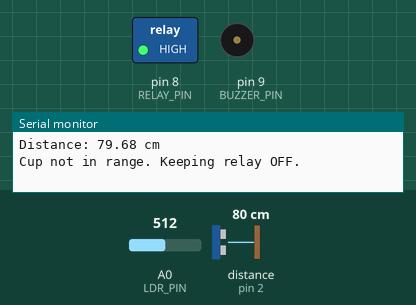
This sketch was run on a simulated Arduino Uno, built with avr-gcc and run on an emulated ATmega328P. Parts: switched loads named in the sketch (green lamp = pin HIGH), buzzer (waves = sounding, pin HIGH), the last lines printed to the serial monitor. Wiring (inferred from the names in the program): ultrasonic range finder: trigger pin 3; echo pin 2. The inputs (shaded band) are chosen by the test bench; at power-on: distance to the obstacle (sensor on pin 2) 80 cm, A0 (LDR_PIN) = 512. The echo pulse lasts 58.3 µs per cm; pins used as bus, display or sensor lines are not drawn.

Above: at 1.3 s.
1.4 s: distance to the obstacle (sensor on pin 2) set to 17 cm
3.0 s: distance to the obstacle (sensor on pin 2) set to 13 cm
At 4.5 s:
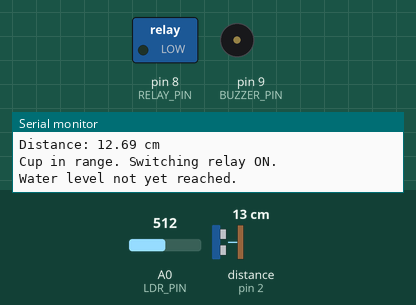
5.0 s: A0 (LDR_PIN) set to 308
8.2 s: A0 (LDR_PIN) set to 289
At 9.4 s:
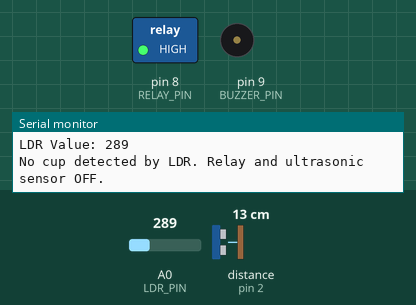
10.7 s: A0 (LDR_PIN) set to 306
At 11.8 s:
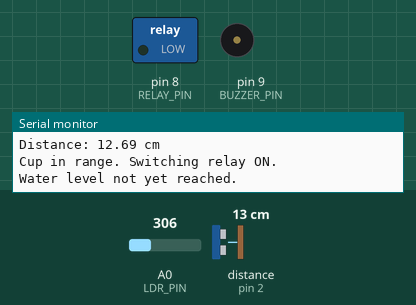
13.9 s: A0 (LDR_PIN) set to 290
At 14.9 s:
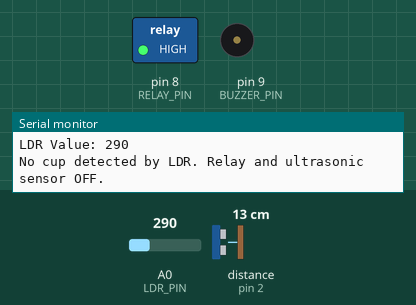
Timing chart, 0 to 16.8 s (numbered marks = the images above; inputs shaded):
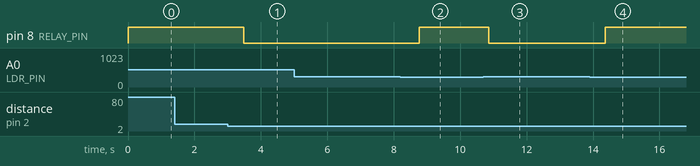

Measured:
- the behaviour switches between 16 and 15 cm on distance to the obstacle (sensor on pin 2) (found by bisection; images 0 and 1)
- the behaviour switches between 301 and 300 on A0 (LDR_PIN) (found by bisection; images 1 and 2)
- after the input at 3.0 s, pin 8 (RELAY_PIN): HIGH → LOW after 0.48 s
- after the input at 8.2 s, pin 8 (RELAY_PIN): LOW → HIGH after 0.57 s
- after the input at 10.7 s, pin 8 (RELAY_PIN): HIGH → LOW after 0.16 s
- after the input at 13.9 s, pin 8 (RELAY_PIN): LOW → HIGH after 0.47 s

The sketch:

W.ino
```cpp
// Pin Definitions
#define TRIG_PIN 3       // Ultrasonic sensor trigger pin
#define ECHO_PIN 2       // Ultrasonic sensor echo pin
#define BUZZER_PIN 9     // Buzzer pin
#define RELAY_PIN 8      // Relay pin
const int LDR_PIN = A0;  // LDR connected to analog pin A0

// Thresholds
const int LDR_THRESHOLD = 300; // Adjust based on ambient light and cup placement
const float MIN_DISTANCE = 5.0; // Minimum distance for cup detection (in cm)
const float MAX_DISTANCE = 15.0; // Maximum distance for cup detection (in cm)
const float WATER_LEVEL_DISTANCE = 6.0; // Distance indicating the cup is full (in cm)

void setup() {
  // Pin modes
  pinMode(TRIG_PIN, OUTPUT);
  pinMode(ECHO_PIN, INPUT);
  pinMode(BUZZER_PIN, OUTPUT);
  pinMode(RELAY_PIN, OUTPUT);
  pinMode(LDR_PIN, INPUT);

  // Initialize relay to OFF (active low relay -> HIGH = off)
  digitalWrite(RELAY_PIN, HIGH);

  // Initialize serial communication
  Serial.begin(9600);
  Serial.println("System Initialized");
}

void loop() {
  // Read the LDR value
  int ldrValue = analogRead(LDR_PIN);
  Serial.print("LDR Value: ");
  Serial.println(ldrValue);

  // Check if a cup is detected based on LDR value
  if (ldrValue > LDR_THRESHOLD) { // Cup detected by LDR
    Serial.println("Cup detected by LDR. Activating ultrasonic sensor...");

    // Ultrasonic sensor work
    long duration;
    float distance;

    // Trigger ultrasonic sensor
    digitalWrite(TRIG_PIN, LOW);
    delayMicroseconds(2);
    digitalWrite(TRIG_PIN, HIGH);
    delayMicroseconds(10);
    digitalWrite(TRIG_PIN, LOW);

    // Measure the time it takes for the echo to return
    duration = pulseIn(ECHO_PIN, HIGH);

    // Calculate distance in centimeters
    distance = (duration * 0.0343) / 2;

    // Print distance to the Serial Monitor
    Serial.print("Distance: ");
    Serial.print(distance);
    Serial.println(" cm");

    // Control relay and buzzer based on ultrasonic distance
    if (distance > MIN_DISTANCE && distance <= MAX_DISTANCE) { // Cup detected in range
      Serial.println("Cup in range. Switching relay ON.");
      digitalWrite(RELAY_PIN, LOW); // Turn relay ON (active low)

      if (distance <= WATER_LEVEL_DISTANCE) { // Water level reached
        Serial.println("Water level reached. Activating buzzer.");
        tone(BUZZER_PIN, 1000); // Turn on buzzer
        delay(200);             // Buzzer on for 200 milliseconds
        noTone(BUZZER_PIN);     // Turn off buzzer
        delay(200);             // Small delay
        tone(BUZZER_PIN, 1000); // Second beep
        delay(200);
        noTone(BUZZER_PIN);
      } else {
        Serial.println("Water level not yet reached.");
      }
    } else { // Cup out of ultrasonic range
      Serial.println("Cup not in range. Keeping relay OFF.");
      digitalWrite(RELAY_PIN, HIGH); // Ensure relay is OFF
    }
  } else { // No cup detected by LDR
    Serial.println("No cup detected by LDR. Relay and ultrasonic sensor OFF.");
    digitalWrite(RELAY_PIN, HIGH); // Turn relay OFF
    noTone(BUZZER_PIN);            // Ensure buzzer is off
  }

  // Delay for stability
  delay(500);
}
```
